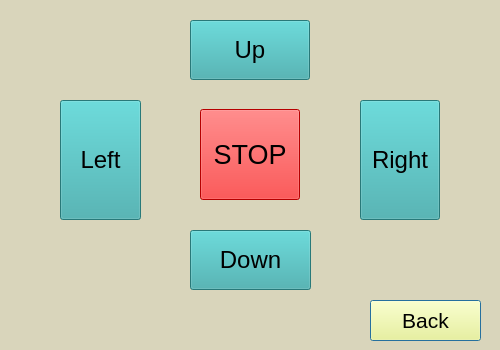
<?xml version="1.0" encoding="UTF-8"?>
<ui version="4.0">
 <class>ManualDialog</class>
 <widget class="QDialog" name="ManualDialog">
  <property name="geometry">
   <rect>
    <x>0</x>
    <y>0</y>
    <width>500</width>
    <height>350</height>
   </rect>
  </property>
  <property name="font">
   <font>
    <pointsize>20</pointsize>
   </font>
  </property>
  <property name="windowTitle">
   <string>Dialog</string>
  </property>
  <property name="styleSheet">
   <string notr="true">background-color: rgb(217, 213, 187);</string>
  </property>
  <widget class="QPushButton" name="BackButton">
   <property name="geometry">
    <rect>
     <x>370</x>
     <y>300</y>
     <width>111</width>
     <height>41</height>
    </rect>
   </property>
   <property name="font">
    <font>
     <pointsize>16</pointsize>
    </font>
   </property>
   <property name="styleSheet">
    <string notr="true">background-color: rgb(255, 255, 127);</string>
   </property>
   <property name="text">
    <string>Back</string>
   </property>
  </widget>
  <widget class="QPushButton" name="pushButton_up">
   <property name="geometry">
    <rect>
     <x>190</x>
     <y>20</y>
     <width>120</width>
     <height>60</height>
    </rect>
   </property>
   <property name="font">
    <font>
     <pointsize>18</pointsize>
    </font>
   </property>
   <property name="styleSheet">
    <string notr="true">background-color: rgb(56, 170, 170);</string>
   </property>
   <property name="text">
    <string>Up</string>
   </property>
  </widget>
  <widget class="QPushButton" name="pushButton_left">
   <property name="geometry">
    <rect>
     <x>60</x>
     <y>100</y>
     <width>81</width>
     <height>120</height>
    </rect>
   </property>
   <property name="font">
    <font>
     <pointsize>18</pointsize>
    </font>
   </property>
   <property name="styleSheet">
    <string notr="true">background-color: rgb(56, 170, 170);</string>
   </property>
   <property name="text">
    <string>Left</string>
   </property>
  </widget>
  <widget class="QPushButton" name="pushButton_down">
   <property name="geometry">
    <rect>
     <x>190</x>
     <y>230</y>
     <width>121</width>
     <height>60</height>
    </rect>
   </property>
   <property name="font">
    <font>
     <pointsize>18</pointsize>
    </font>
   </property>
   <property name="styleSheet">
    <string notr="true">background-color: rgb(56, 170, 170);</string>
   </property>
   <property name="text">
    <string>Down</string>
   </property>
  </widget>
  <widget class="QPushButton" name="pushButton_right">
   <property name="geometry">
    <rect>
     <x>360</x>
     <y>100</y>
     <width>80</width>
     <height>120</height>
    </rect>
   </property>
   <property name="font">
    <font>
     <pointsize>18</pointsize>
    </font>
   </property>
   <property name="styleSheet">
    <string notr="true">background-color: rgb(56, 170, 170);</string>
   </property>
   <property name="text">
    <string>Right</string>
   </property>
  </widget>
  <widget class="QPushButton" name="pushButton">
   <property name="geometry">
    <rect>
     <x>200</x>
     <y>109</y>
     <width>100</width>
     <height>91</height>
    </rect>
   </property>
   <property name="font">
    <font>
     <pointsize>20</pointsize>
    </font>
   </property>
   <property name="styleSheet">
    <string notr="true">background-color: rgb(255, 0, 0);</string>
   </property>
   <property name="text">
    <string>STOP</string>
   </property>
  </widget>
 </widget>
 <resources/>
 <connections/>
</ui>
